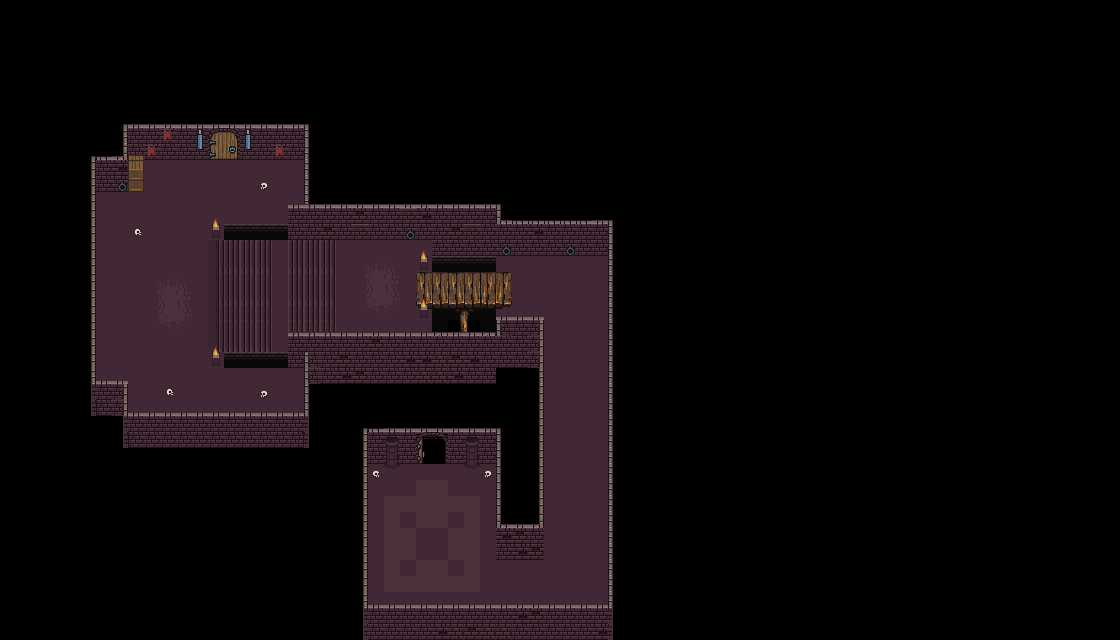

Below is a game level as drawn by its tile map, then a one-line description and the .tmx that defines it (tile-layer data replaced by summaries):
An orthogonal 70x40 tile map with 16x16 px tiles, 8 tile layers (background, floor, pillar, walls, ...), 1 hidden layer not drawn, 2 tilesets.

<map version="1.9" tiledversion="1.9.2" orientation="orthogonal" renderorder="right-down" width="70" height="40" tilewidth="16" tileheight="16" infinite="0" nextlayerid="11" nextobjectid="1">
 <tileset firstgid="1" name="asa" tilewidth="16" tileheight="16" tilecount="512" columns="32">
  <image source="tiles/0x72_16x16DungeonTileset.v5/0x72_16x16DungeonTileset.v5.png" width="512" height="256" />
 </tileset>
 <tileset firstgid="513" name="MainLev2.0" tilewidth="16" tileheight="16" tilecount="9792" columns="102">
  <image source="tiles/RPGW_Caves_v2.1/MainLev2.0.png" width="1632" height="1536" />
 </tileset>
 <layer id="1" name="background" width="70" height="40">
  <data>[2800 cells, 2800 non-empty, 1 distinct tile ids]</data>
 </layer>
 <layer id="3" name="floor" width="70" height="40">
  <data>[2800 cells, 427 non-empty, 18 distinct tile ids]</data>
 </layer>
 <layer id="10" name="pillar" width="70" height="40">
  <data>[2800 cells, 2 non-empty, 2 distinct tile ids]</data>
 </layer>
 <layer id="2" name="walls" width="70" height="40">
  <data>[2800 cells, 384 non-empty, 20 distinct tile ids]</data>
 </layer>
 <layer id="5" name="bridge" width="70" height="40">
  <data>[2800 cells, 35 non-empty, 35 distinct tile ids]</data>
 </layer>
 <layer id="4" name="walls2" width="70" height="40">
  <data>[2800 cells, 23 non-empty, 4 distinct tile ids]</data>
 </layer>
 <layer id="6" name="extras" width="70" height="40">
  <data>[2800 cells, 80 non-empty, 21 distinct tile ids]</data>
 </layer>
 <layer id="8" name="opendoor" width="70" height="40">
  <data>[2800 cells, 4 non-empty, 4 distinct tile ids]</data>
 </layer>
 <layer id="7" name="closeddoor" width="70" height="40" visible="0">
  <data>[2800 cells, 4 non-empty, 4 distinct tile ids]</data>
 </layer>
</map>
